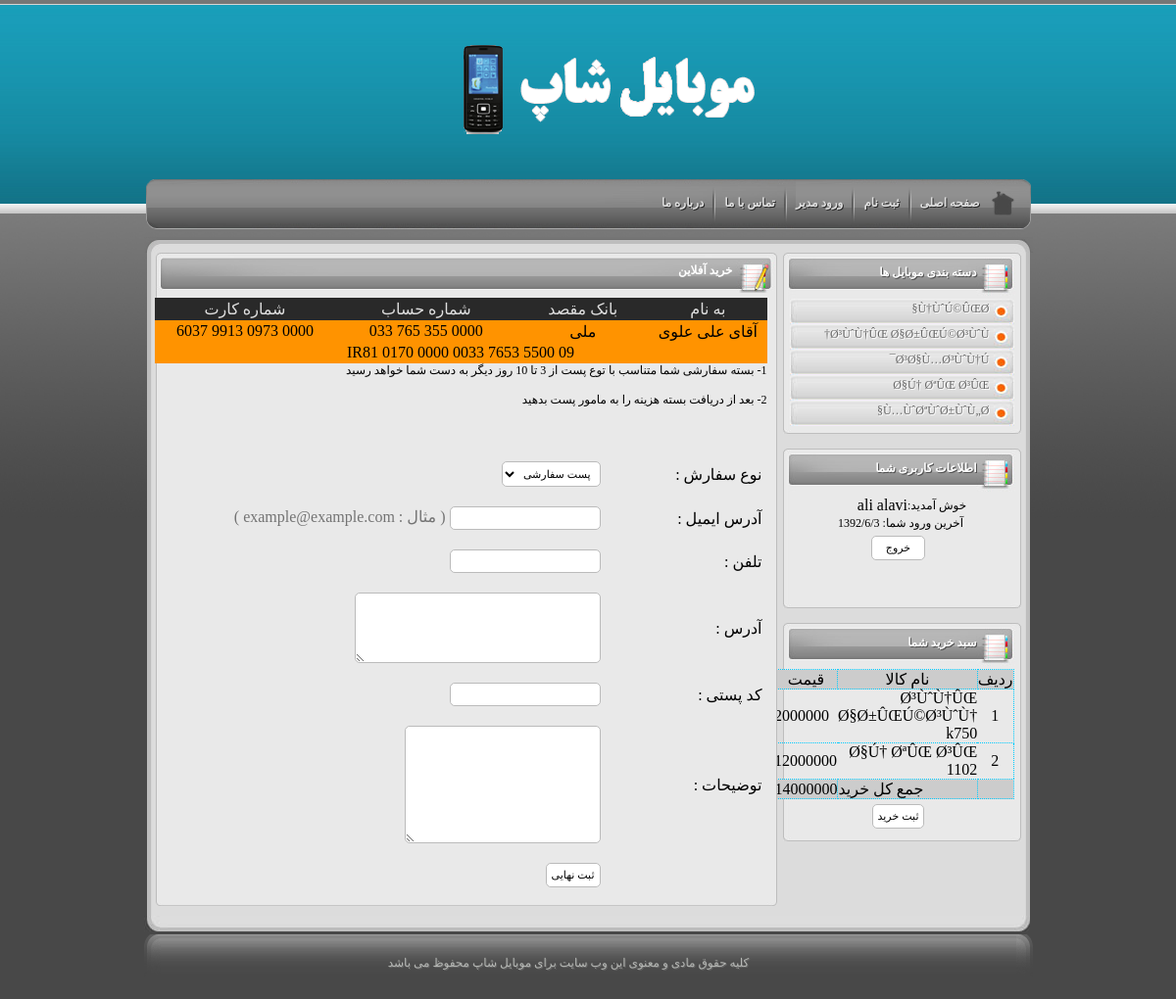
The page /project_shop/funcs/editor/kharid.php (signed in) on the database its author committed.
### tables this page shows
CREATE TABLE `tblcat` (
  `catid` int(2) NOT NULL auto_increment,
  `name` varchar(1000) NOT NULL,
  PRIMARY KEY  (`catid`)
);

CREATE TABLE `tblbascket` (
  `userid` varchar(30) NOT NULL,
  `productid` int(2) NOT NULL,
  `tedad` int(2) NOT NULL default '1',
  `flag` int(2) NOT NULL default '0'
);

CREATE TABLE `tblproducts` (
  `productid` int(3) NOT NULL auto_increment,
  `catid` int(2) NOT NULL,
  `name` varchar(1000) NOT NULL,
  `gheymat` decimal(18,0) NOT NULL default '0',
  `pic` mediumblob,
  `tozihate` varchar(10000) default NULL,
  `emtiyaz` int(2) NOT NULL default '0',
  `tarikh` varchar(100) default NULL,
  PRIMARY KEY  (`productid`)
);

### project_shop/funcs/editor/funcs/funcs.php (called while the page is built, shortened)
<?php
function getproductName($pid)
{
	$p="select * from tblproducts where productid=".$pid;
	$r=mysql_query($p);
	$row=mysql_fetch_assoc($r);
	return $row['name'];
}
function getproductPrice($pid)
{
	$p="select * from tblproducts where productid=".$pid;
	$r=mysql_query($p);
	$row=mysql_fetch_assoc($r);
	return $row['gheymat'];
}
?>

### project_shop/funcs/editor/kharid.php (the view, shortened to what this page needs)
<?php session_start();
	include 'funcs/funcs.php';
	include 'funcs/num2str.php';
 ?>
<!DOCTYPE html PUBLIC "-//W3C//DTD XHTML 1.0 Transitional//EN" "http://www.w3.org/TR/xhtml1/DTD/xhtml1-transitional.dtd">
<html xmlns="http://www.w3.org/1999/xhtml">
<head>
</head>
<body>
<div class="top"></div>
<div class="base">
<div class="middle">
<div class="logo">&nbsp; </div>
<div class="topmenu">
<div class="right"></div>
<?php include 'topmenu.php'; ?>
<div class="left">
</div>
<div class="content">
<div class="content_top"></div>
<div class="content_bg">
<div id="right2">
<div class="about"><div class="about_top"></div><div class="about_body">
		<div class="menu_title">
		  <h6>دسته بندی موبایل ها </h6>
		</div><div class="text">
		<ul>
				<?php
				$p="select * from tblcat";
				$r=mysql_query($p);
				while($row=mysql_fetch_assoc($r))
				echo '<li><a href="?cat='.$row['catid'].'" title="">'.$row['name'].'</a></li>';
				?>
		</ul>
		</div>
		</div>
		<div class="about_bottom"></div>
	</div>
	<p>&nbsp;</p>
<?php include 'loginform.php'; ?>
</div>
<div id="left2">
<div class="post">
<div class="post_top"><h2><a href="#">خرید آفلاین</a></h2></div>
<div class="post_body">
<div class="text">
<table style="width: 625px; text-align: center;" dir="ltr" border="0" align="center">
<tr bgcolor="#292929" align="center" style="color:#dfdfdf;">
<td style="width: 161px; height: 23px;">شماره کارت</td>
<td style="height: 23px; width: 161px;">شماره حساب</td>
<td style="height: 23px; width: 117px;">بانک مقصد</td>
<td style="width: 104px; height: 23px;">به نام</td>
</tr>
</table>
<table style="width: 625px; text-align: center;" dir="ltr" border="0" align="center">
<tr bgcolor="#ff9300" align="center" style="height: 22px;">
<td style="width: 161px">6037 9913 0973 0000 </td>
<td style=" width: 161px;">033 765 355 0000</td>
<td style="width: 117px;">ملی</td>
<td style="width: 104px;">آقای علی علوی </td>
</tr>
<tr bgcolor="#ff9300" align="center" style="height: 22px;">
<td colspan="4">IR81 0170 0000 0033 7653 5500 09</td>
</tr>
</table>
<div style="font:12px BYekan;">
  <p>1- بسته سفارشی شما متناسب با توع پست از 3 تا 10 روز دیگر به دست شما خواهد رسید</p>
  <p>&nbsp;</p>
  <p>2- بعد از دریافت بسته هزینه را به مامور پست بدهید</p>
  <p>&nbsp;  </p>
  <p>
  <br />
      <br />
          </p>
</div>
<form action="" method="POST">
<table border="0" width="600" cellpadding="5">
<tr>
<td width="150">نوع سفارش : </td>
<td>
<select name="noesefaresh" id="noesefaresh">
  <option value="سفارشی">پست سفارشی</option>
</select>  <span style="opacity:0.5"></span></td>
</tr>
<tr>
<td width="150">آدرس ایمیل : </td>
<td><input name="email" type="text" id="email" value="" />
<span style="opacity:0.5">( مثال : example@example.com )</span></td>
</tr>
<tr>
<td width="150">تلفن : </td>
<td><input name="tell" type="text" id="tell" value="" /></td>
</tr>
<tr>
<td width="150">آدرس : </td>
<td><textarea name="address" cols="35" rows="5" id="address"></textarea></td>
</tr>
<tr>
<td width="150">کد پستی  : </td>
<td><input name="codeposti" type="text" id="codeposti" value="" /></td>
</tr>
<tr>
<td width="150">توضیحات : </td>
<td>
<textarea name="tozihat" cols="35" rows="5" style="width:200px;height:120px;"></textarea></td>
</tr>
<tr>
<td width="150"></td>
<td>
<input type="submit" value="ثبت نهایی" style="cursor:pointer;" /></td>
</tr>
</table>
</form>
</div></div>
<div class="post_bottom"></div>
</div>
</div>
</div>
<div class="content_bottom"></div>
</div>
<div class="footer">
<div class="footer_right"></div>
<div class="footer_body"><div class="text"> کلیه حقوق مادی و معنوی این وب سایت برای موبایل شاپ محفوظ می باشد <br />
</div>
</div>
<div class="footer_left"></div>
</div>
</div>
</div>
</body>
</html>

### project_shop/funcs/editor/loginform.php (shortened to what this page needs)
<!DOCTYPE html PUBLIC "-//W3C//DTD XHTML 1.0 Transitional//EN" "http://www.w3.org/TR/xhtml1/DTD/xhtml1-transitional.dtd">
<html xmlns="http://www.w3.org/1999/xhtml">
<head>
</head>
<body>
<?php if($_SESSION['login']!=1)
{
?>
<div class="about"><div class="about_top"></div><div class="about_body">
		<div class="menu_title">
		  <h6>فرم ورود به سایت </h6>
		</div><div class="text">
		<form method="post" action="check.php">
		  <table width="100%" border="0" cellspacing="0" cellpadding="0" dir="ltr">
            <tr>
              <td><div align="right"><span class="style1">
              </span></div>                <span class="style1"><label>
                <?php echo $_SESSION['msg']; ?>
				<div align="right">
                  <input name="us" type="text" id="us" />
                </div>
                </label>
              </span></td>
              <td><span class="style1">:نام کاربری </span></td>
            </tr>
            <tr>
              <td><div align="right">
                <input name="pw" type="text" id="pw" />
              </div></td>
              <td><span class="style1">:کلمه عبور </span></td>
            </tr>
            <tr>
              <td colspan="2" align="center"><p class="style1">
                <label >
                <img src="funcs/captcha.php" />
              </p>
                <p class="style1">
                  <label>
                  <input name="captcha" type="text" id="captcha" />
                  </label>
                </p>
                <span class="style1" >
                <div align="center" class="style1">
                  <input type="submit" name="Submit2" value="پاک کردن" />
                  <input type="submit" name="Submit" value="   ورود   " />
                </div>
                </label>
				</span>
                <span class="style1">
                <label>
                <div align="center" class="style2">
                  <p><span class="style5"><a href="forget.php" class="style3 style2">رمز عبور خود را فراموش کرده ام</a></span></p>
                  <p><span class="style1"><a href="register.php" class="style2">ثبت نام نکرده ام</a></span></p>
                </div>
                </label>
              </span></td>
              </tr>
          </table>
		  </form>
		  <p>&nbsp;</p>
		  <p>&nbsp;</p>
		</div>
		</div>
		<div class="about_bottom"></div>
	</div>
	<?php  }
	else
	{
	?>
	<div class="about"><div class="about_top"></div><div class="about_body">
		<div class="menu_title">
		  <h6>اطلاعات کاربری شما </h6>
		</div><div class="text">
		<form method="post" action="logout.php">
		  <table width="100%" border="0" cellspacing="0" cellpadding="0" dir="ltr">
            <tr>
              <td width="53%" height="22"><div align="right"><?php echo $_SESSION['fn'].' '.$_SESSION['ln'] ?> </div></td>
              <td width="47%"><span class="style1">:خوش آمدید </span></td>
            </tr>
            <tr>
              <td colspan="2">
                <span class="style1">
                <label>
                <div align="center">آخرین ورود شما: <?php echo $_SESSION['lastlogin']; ?>
                </div>
                </span>
                <div align="center" class="style1">
                  <span class="style1">
                  <input type="submit" name="Submit" value="   خروج   " />
                    </span></div>
              </td>
              </tr>
          </table>
		  </form>
		  <p>&nbsp;</p>
		  <p>&nbsp;</p>
		</div>
		</div>
		<div class="about_bottom"></div>
	</div>
	<?php } ?>
	<p>&nbsp;</p>
		<div class="about"><div class="about_top"></div><div class="about_body">
		<div class="menu_title">
		  <h6>سبد خرید شما </h6>
		</div><div class="text">
		<form method="post" action="logout.php">
		  <table width="100%" border="0" cellspacing="0" cellpadding="0" dir="ltr">
            <tr>
              <td width="100%">
                <table width="100%" border="0" cellspacing="0" cellpadding="0" style="border:#00CCFF thin dotted">
                  <tr style="border:#00CCFF thin dotted">
                    <td width="11%" bgcolor="#CCCCCC" style="border:#00CCFF thin dotted"><div align="center">حذف</div></td>
                    <td width="9%" bgcolor="#CCCCCC" style="border:#00CCFF thin dotted"><div align="center">تعداد</div></td>
					<td width="28%" bgcolor="#CCCCCC" style="border:#00CCFF thin dotted"><div align="center">قیمت</div></td>
                    <td width="40%" bgcolor="#CCCCCC" style="border:#00CCFF thin dotted"><div align="center">نام کالا </div></td>
                    <td width="12%" bgcolor="#CCCCCC" style="border:#00CCFF thin dotted"><div align="center">ردیف</div></td>
                  </tr>
                    <?php
					$p="select * from tblbascket where userid='".$_SESSION['us']."' and flag=0";
					$r=mysql_query($p);
					$i=0;
					$sum=0;
					$sum2=0;
					while($rows=mysql_fetch_assoc($r))
					{
					$sum2+=$rows['tedad'];
					$sum+=getProductPrice($rows['productid']);
					echo "<tr style=\"border:#00CCFF thin dotted\"><td><img src='images/bullet_delete.png' ></td>
                    <td align=center>".$rows['tedad']."</td>
					<td align=left>".getProductPrice($rows['productid'])."</td>
                    <td align=right>".getproductName($rows['productid'])."</td>
                    <td align=center>".++$i."</td></tr>";
					}
					 ?>
					     <tr style="border:#00CCFF thin dotted">
                    <td width="9%" bgcolor="#CCCCCC" style="border:#00CCFF thin dotted"><div align="center"><?php echo $sum2; ?></div></td>
					<td width="28%" bgcolor="#CCCCCC" style="border:#00CCFF thin dotted"><div align="center"><?php echo $sum; ?></div></td>
                    <td width="40%" bgcolor="#CCCCCC" style="border:#00CCFF thin dotted">جمع کل خرید </td>
                    <td width="12%" bgcolor="#CCCCCC" style="border:#00CCFF thin dotted">&nbsp;</td>
					     </tr>
              </table></td>
            </tr>
          </table>
		  </form>
		  <p>
		    <label>
		    <div align="center">
		      <form id="form1" name="form1" method="post" action="kharid.php">
		        <input type="submit" name="Submit3" value="ثبت خرید" />
          </form>
	        </div>
		    </label>
		  </p>
		  </div>
		</div>
		<div class="about_bottom"></div>
	</div>
</body>
</html>

### project_shop/funcs/editor/style.css (style rules this page uses)
﻿ body, h1, h2, h3, h4, h5, h6, blockquote, p, form, ul, li { margin: 0; padding: 0; }
li { direction:rtl; text-align:right; list-style:none; }
a { color:#000000; text-decoration:none; }
body { font-family: tahoma; font-size:11px; text-align:right; color: #fff; margin: 0; padding: 0; direction:rtl; background:url(images/bg.jpg) repeat; }
input,textarea,select { -webkit-border-radius: 5px; -moz-border-radius: 5px; background:#FFF none repeat scroll 0 0; border:1px solid #BBB; font-size:11px; margin:5px 5px 5px 0; padding:5px 5px 5px 5px; font-family:Tahoma, Geneva, sans-serif; }
.base { width:100%; float:right; background: url(images/base.jpg) repeat-x; min-height:224px; }
.middle { width:907px; margin: 0 auto; position:relative; }
.logo { height:175px; position:relative; background:url(images/middle.png) no-repeat center top; }
.top { width:100%; height:5px; background:url(images/top.jpg) repeat-x; float:right; }
.topmenu { width:907px; float:right; margin:0px 0 0 0; }
.topmenu .right { width:42px; height:57px; float:right; background:url(images/topmenu_right.png) no-repeat; }
.topmenu .left { width:54px; height:57px; float:right; background:url(images/topmenu_left.png) no-repeat; position:relative }
.content { width:907px; float:right; margin:5px 0 0 0; }
.content_top { width:907px; float:right; height:16px; background:url(images/content_top.jpg) no-repeat; }
.content_bg { width:907px; float:right; background:url(images/content_bg.png) repeat-y; }
.content_bottom { width:907px; float:right; height:16px; background:url(images/content_bottom.jpg) no-repeat; }
.about { width:243px; float:right; margin:0px 12px 0 0; }
.about_top { width:243px; height:5px; float:right; background:url(images/about_top.jpg) no-repeat; }
.about_body { width:243px; float:right; background:url(images/about_bg.jpg) repeat-y; }
.about_body .text { width:231px; float:right; text-align:justify; margin:3px 7px 3px 0; color:#0000FF; line-height:18px }
.about_body .text li { width:229px; float:right; height:26px; background:url(images/menu_li.jpg) no-repeat 0px 0px; line-height:20px }
.about_body .text li a { color:#666; text-shadow:1px 1px #fff; padding:0 25px 0 0 ; width:204px; float:right; height:26px }
.about_bottom { width:243px; height:5px; float:right; background:url(images/about_bottom.jpg) no-repeat; }
.anyClass_01 ul,li { width:280px; float:right; height:auto }
.anyClass_02 ul,li { width:280px; float:right; height:auto }
.anyClass_03 ul,li { width:300px; float:right; height:auto }
.footer { width:907px; float:right; margin:3px 0 0 0 }
.footer_right { width:17px; height:66px; float:right; background:url(images/footer_right.png) no-repeat; }
.footer_body { width:873px; height:66px; float:right; background:url(images/footer_bg.png) repeat-x; color:#b6b8b5; text-align:center; }
.footer_body .text { width:100%; margin:20px; float:right; text-align:center; line-height:18px; text-shadow:1px 1px #666 }
.footer_left { width:17px; height:66px; float:right; background:url(images/footer_left.png) no-repeat; }
#right2 { width:243px; float:right; }
.menu_title { width:233px; height:39px; float:right; background:url(images/menu_title.jpg) no-repeat; margin:0 5px 0 0; }
.menu_title h6 { font-size:12px; color:#ffffff; text-shadow:1px 1px #505050; line-height:30px; padding:0 40px 0 0 }
#left2 { width:634px; float:right; margin:0px 6px 0 0 ; }
.post { width:634px; float:right; margin:0 12px 10px 0; }
.post_top { width:634px; float:right; background:url(images/post_top.jpg) no-repeat; height:41px; }
.post_top h2 { width:100%; font-size:12px; float:right; color:#fff; text-shadow:1px 1px #ff; padding:0 45px 0 0; line-height:37px }
.post_top h2 a { color:#fff; }
.post_body { width:634px; float:right; background:url(images/post_bg.jpg) repeat-y; }
.post_body .text { width:614px; float:right; text-align:justify; margin:5px 10px 5px 0; color:#444; line-height:18px; font-size:11px }
.post_bottom { width:634px; float:right; background:url(images/post_bottom.jpg) no-repeat; height:4px; }
table { border-collapse:collapse; }

### project_shop/funcs/editor/loginform.php (style rules this page uses)
.style1 { font-family: "B Lotus" }
.style1,body ,p { font-family: "B Lotus"; font-size:12px;color:#000000 }

### rows shown on the page
tblcat: name "Ù†ÙˆÚ©ÛŒØ§"
tblcat: name "Ø³ÙˆÙ†ÛŒ Ø§Ø±ÛŒÚ©Ø³ÙˆÙ†"
tblcat: name "Ø³Ø§Ù…Ø³ÙˆÙ†Ú¯"
tblcat: name "Ø§Ú† ØªÛŒ Ø³ÛŒ"
tblcat: name "Ù…ÙˆØªÙˆØ±ÙˆÙ„Ø§"
tblbascket: productid.gheymat "2000000", productid.name "Ø³ÙˆÙ†ÛŒ Ø§Ø±ÛŒÚ©Ø³ÙˆÙ† k750"
tblbascket: productid.gheymat "12000000", productid.name "Ø§Ú† ØªÛŒ Ø³ÛŒ 1102"

### other values the page prints
$_SESSION['fn'] "ali"
$_SESSION['ln'] "alavi"
$_SESSION['lastlogin'] "1392/6/3"
$sum "14000000"
